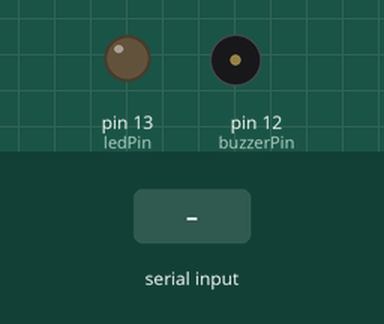
Simulated run of this sketch. Board: Arduino Uno, built with avr-gcc and run on an emulated ATmega328P. Parts: output pins drawn as LEDs (lit = HIGH), buzzer (waves = sounding, pin HIGH). The test bench sets the inputs (shaded band).

Above: at 1.2 s.
1.3 s: "N" received over Serial
At 1.7 s:
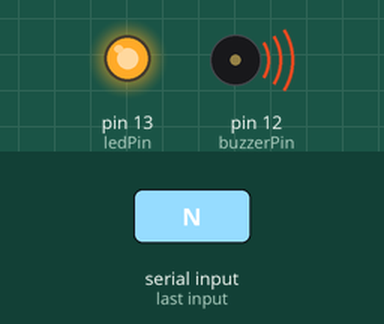
8.5 s: "Y" received over Serial
At 9.6 s:
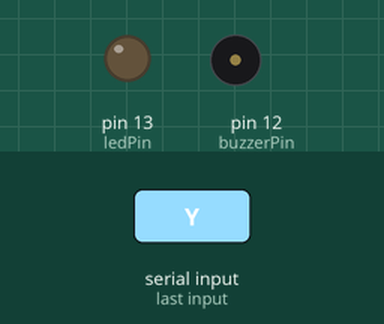
Timing chart, 0 to 11.5 s (numbered marks = the images above; inputs shaded):
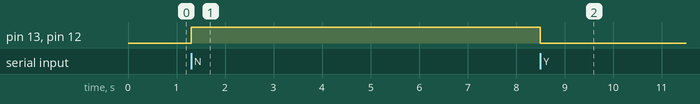

Measured:
- after the input at 1.3 s, pin 13 (ledPin), pin 12 (buzzerPin): LOW → HIGH at once
- after the input at 8.5 s, pin 13 (ledPin), pin 12 (buzzerPin): HIGH → LOW at once

The sketch:

image_detection.ino
```cpp
#include <Keypad.h>

const byte ROWS = 4; // Four rows
const byte COLS = 3; // Three columns
char keys[ROWS][COLS] = {
  {'1', '2', '3'},
  {'4', '5', '6'},
  {'7', '8', '9'},
  {'*', '0', '#'}
};

byte rowPins[ROWS] = {8, 7, 6, 5}; // Connect to the row pinouts of the keypad
byte colPins[COLS] = {4, 3, 2}; // Connect to the column pinouts of the keypad

Keypad keypad = Keypad(makeKeymap(keys), rowPins, colPins, ROWS, COLS);

const String correctPassword = "123"; // Set your correct password here
String enteredPassword = "";
bool passwordEntryActive = false; // Flag to indicate if password entry is active

// Pin definitions for LED and buzzer
int ledPin = 13;  // Pin connected to LED
int buzzerPin = 12; // Pin connected to the buzzer

void setup() {
  Serial.begin(9600);
  pinMode(ledPin, OUTPUT);
  pinMode(buzzerPin, OUTPUT);
  digitalWrite(ledPin, LOW); // Ensure LED is off initially
  digitalWrite(buzzerPin, LOW); // Ensure buzzer is off initially
}

void loop() {
  char key = keypad.getKey();
  if (key) {
    if (key == '*') { // '*' is used as the start button
      Serial.println("START"); // Signal Python to start face detection
      passwordEntryActive = true; // Activate password entry
      enteredPassword = ""; // Clear entered password
      delay(500); // Debounce delay
    }
    else if (key == '#') { // '#' is used as the stop button
      Serial.println("STOP"); // Signal Python to stop face detection
      passwordEntryActive = true; // Deactivate password entry
      enteredPassword = ""; // Clear entered password
      delay(500); // Debounce delay
    }
    else if (passwordEntryActive) {
      enteredPassword += key; // Add key to the password string

      if (enteredPassword.length() == 3) { // Check if the length is exactly 3
        if (enteredPassword == correctPassword) {
          Serial.println("Password Correct");
        } else {
          Serial.println("Password Incorrect");
        }
        enteredPassword = ""; // Reset password input after checking
        passwordEntryActive = false; // Deactivate password entry
      }
    }
  }

  // Read commands from Serial to control LED and buzzer
  if (Serial.available() > 0) {
    char command = Serial.read();
    if (command == 'Y') {
      digitalWrite(ledPin, LOW);  // Turn off LED
      digitalWrite(buzzerPin, LOW); // Turn off buzzer
    } else if (command == 'N') {
      digitalWrite(ledPin, HIGH);    // Turn on LED
      digitalWrite(buzzerPin, HIGH); // Turn on buzzer
    } else if (command == 'O') {
      digitalWrite(ledPin, LOW);    // Turn off LED
      digitalWrite(buzzerPin, LOW);  // Turn off buzzer
    }
  }
}
```
